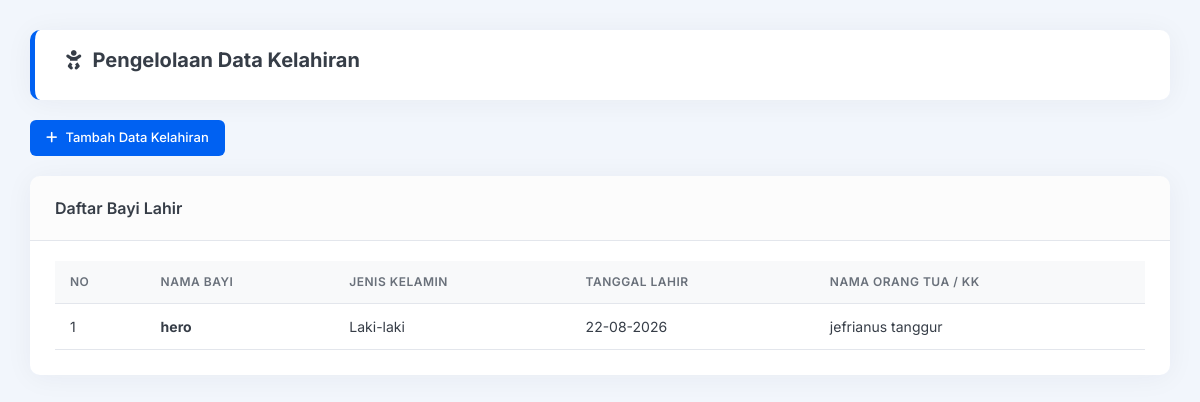
/admin/kelahiran.php (signed in), run on the app's committed database.
### tables this page shows
CREATE TABLE `tabel_kelahiran` (
  `id_kelahiran` int(11) NOT NULL,
  `nama_bayi` varchar(150) NOT NULL,
  `jenis_kelamin` varchar(20) NOT NULL,
  `tanggal_lahir` date NOT NULL,
  `nama_ortu` varchar(150) NOT NULL
);

### admin/kelahiran.php (the view, shortened to what this page needs)
<?php
include '../backend/koneksi.php';
?>
<!DOCTYPE html>
<html lang="id">
<head>
    <link rel="stylesheet" href="https://cdnjs.cloudflare.com/ajax/libs/font-awesome/6.4.0/css/all.min.css">
    <link rel="stylesheet" href="dashboard.css">
</head>
<body>
    <div class="layout-container">
        <div class="main-content">
            <div class="content-wrapper">
                <div class="welcome-section" style="padding: 15px 30px; margin-bottom: 20px;">
                    <h2><i class="fas fa-baby"></i> Pengelolaan Data Kelahiran</h2>
                </div>
                <div style="margin-bottom: 20px;">
                    <a href="tambah_kelahiran.php" class="btn btn-primary"><i class="fas fa-plus"></i> Tambah Data Kelahiran</a>
                </div>
                <div class="card-table">
                    <div class="card-header"><h3>Daftar Bayi Lahir</h3></div>
                    <?php
                    $query = "SELECT * FROM tabel_kelahiran ORDER BY tanggal_lahir DESC";
                    $result = mysqli_query($koneksi, $query);
                    ?>
                    <div class="table-responsive">
                        <table class="table">
                            <thead>
                                <tr>
                                    <th>No</th>
                                    <th>Nama Bayi</th>
                                    <th>Jenis Kelamin</th>
                                    <th>Tanggal Lahir</th>
                                    <th>Nama Orang Tua / KK</th>
                                </tr>
                            </thead>
                            <tbody>
                                <?php if($result && mysqli_num_rows($result) > 0): $no = 1; while($row = mysqli_fetch_assoc($result)): ?>
                                <tr>
                                    <td><?php echo $no++; ?></td>
                                    <td><strong><?php echo htmlspecialchars($row['nama_bayi']); ?></strong></td>
                                    <td><?php echo htmlspecialchars($row['jenis_kelamin']); ?></td>
                                    <td><?php echo date('d-m-Y', strtotime($row['tanggal_lahir'])); ?></td>
                                    <td><?php echo htmlspecialchars($row['nama_ortu']); ?></td>
                                </tr>
                                <?php endwhile; else: ?>
                                <tr><td colspan="5" style="text-align: center; padding: 20px;">Belum ada data kelahiran.</td></tr>
                                <?php endif; ?>
                            </tbody>
                        </table>
                    </div>
                </div>
            </div>
        </div>
    </div>
</body>
</html>

### admin/dashboard.css (style rules this page uses)
:root { --primary: #0061f2; --primary-hover: #004ac1; --sidebar-bg: #212832; --sidebar-hover: #2e3745; --bg-body: #f2f6fc; --card-bg: #ffffff; --success: #00ac69; --danger: #e81500; --warning: #f4a100; --info: #00cfd5; --text-main: #363d47; --text-muted: #a3afc4; --border-color: #e3e6ec; }
* { margin: 0; padding: 0; box-sizing: border-box; }
body { font-family: 'Inter', 'Segoe UI', Tahoma, Geneva, Verdana, sans-serif; background-color: var(--bg-body); color: var(--text-main); line-height: 1.5; -webkit-font-smoothing: antialiased; }
.layout-container { display: flex; width: 100%; min-height: 100vh; }
.main-content { flex: 1; display: flex; flex-direction: column; overflow-y: auto; }
.content-wrapper { padding: 30px; }
.welcome-section { background-color: var(--card-bg); border-radius: 10px; padding: 25px 30px; margin-bottom: 30px; box-shadow: 0 0.15rem 1.75rem 0 rgba(33, 40, 50, 0.05); border-left: 5px solid var(--primary); }
.welcome-section h2 { font-size: 20px; color: var(--text-main); margin-bottom: 10px; display: flex; align-items: center; gap: 10px; }
.card-table { background-color: var(--card-bg); border-radius: 10px; box-shadow: 0 0.15rem 1.75rem 0 rgba(33, 40, 50, 0.05); margin-bottom: 30px; overflow: hidden; }
.card-header { padding: 20px 25px; border-bottom: 1px solid var(--border-color); display: flex; justify-content: space-between; align-items: center; background-color: rgba(0,0,0,0.01); }
.card-header h3 { font-size: 16px; font-weight: 600; }
.table-responsive { overflow-x: auto; padding: 0 25px 25px 25px; }
.table { width: 100%; border-collapse: collapse; margin-top: 20px; }
.table th, .table td { padding: 12px 15px; text-align: left; border-bottom: 1px solid var(--border-color); font-size: 14px; }
.table th { font-weight: 600; color: #69707a; background-color: #f8f9fa; text-transform: uppercase; font-size: 12px; letter-spacing: 0.5px; }
.btn { display: inline-flex; align-items: center; gap: 8px; padding: 8px 16px; font-size: 13px; font-weight: 500; border-radius: 6px; text-decoration: none; border: none; cursor: pointer; transition: background-color 0.2s ease; }
.btn-primary { background-color: var(--primary); color: white; }

### data on the page
tabel_kelahiran: nama_bayi "hero", jenis_kelamin "Laki-laki", tanggal_lahir "22-08-2026", nama_ortu "jefrianus tanggur"
